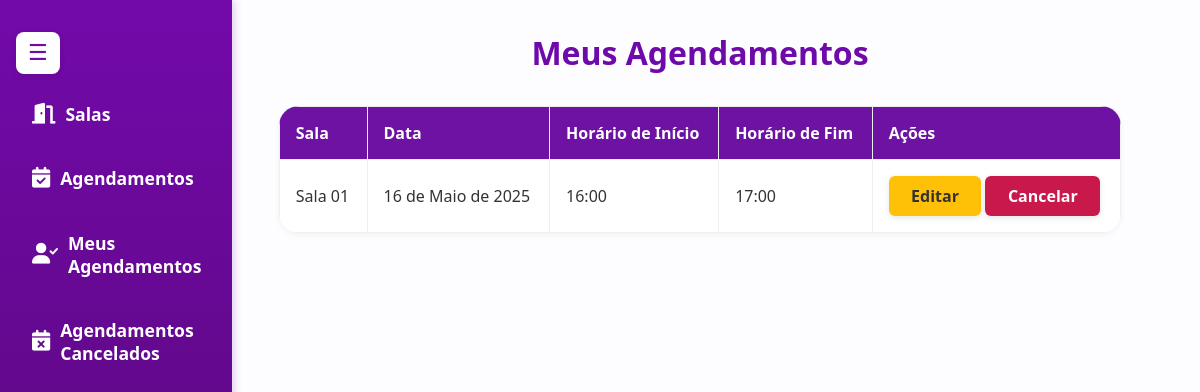
Page /meusagendamentos/ (signed in) on the earlier database version.
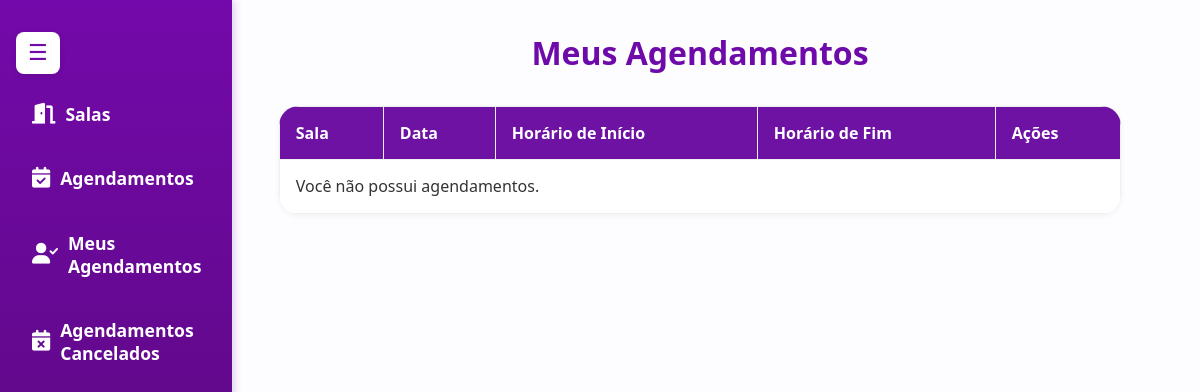
Same page on the later database version.
### salas/models.py (models this page shows, shortened)
class Agendamento(models.Model):
    sala = models.ForeignKey(Sala, on_delete=models.CASCADE)
    usuario = models.ForeignKey(User, on_delete=models.CASCADE)
    data = models.DateField()
    horario_inicio = models.TimeField()
    horario_fim = models.TimeField()

class Sala(models.Model):
    nome = models.CharField(max_length=50)
    capacidade = models.IntegerField()
    imagem = models.ImageField(upload_to='salas_imagens/', blank=True, null=True)

### salas/views.py (the view)
# urls.py: path('meusagendamentos/', views.listar_meus_agendamentos, name='listar_meus_agendamentos'),
@login_required
def listar_meus_agendamentos(request):
    if request.user.is_authenticated:  # Verifica se o usuário está logado
        agendamentos = Agendamento.objects.filter(
            usuario=request.user  # Filtra pelos agendamentos do usuário logado
        ).select_related('sala').order_by('data', 'horario_inicio')
    else:
        agendamentos = []  # Se não estiver logado, retorna lista vazia
    return render(request, 'salas/listar_meus_agendamentos.html', {'agendamentos': agendamentos})

### salas/templates/salas/listar_meus_agendamentos.html
{% extends 'base.html' %}
{% block content %}
<h1>Meus Agendamentos</h1>
<table>
    <thead>
        <tr>
            <th>Sala</th>
            <th>Data</th>
            <th>Horário de Início</th>
            <th>Horário de Fim</th>
            <th>Ações</th>
        </tr>
    </thead>
    <tbody>
        {% for agendamento in agendamentos %}
        <tr>
            <td>{{ agendamento.sala.nome }}</td>
            <td>{{ agendamento.data }}</td>
            <td>{{ agendamento.horario_inicio }}</td>
            <td>{{ agendamento.horario_fim }}</td>
            <td>
                <a href="{% url 'editar_agendamento' agendamento.pk %}" class="btn btn-warning">Editar</a>
                <a href="{% url 'excluir_agendamento' agendamento.pk %}" class="btn btn-danger">Cancelar</a>
            </td>
        </tr>
        {% empty %}
        <tr>
            <td colspan="5">Você não possui agendamentos.</td>
        </tr>
        {% endfor %}
    </tbody>
</table>
{% endblock %}

Differences in the rows shown:
removed Agendamento: sala.nome "Sala 01", data "16 de Maio de 2025", horario_inicio "16:00", horario_fim "17:00"
Other differences:
text now shown: "Você não possui agendamentos."
